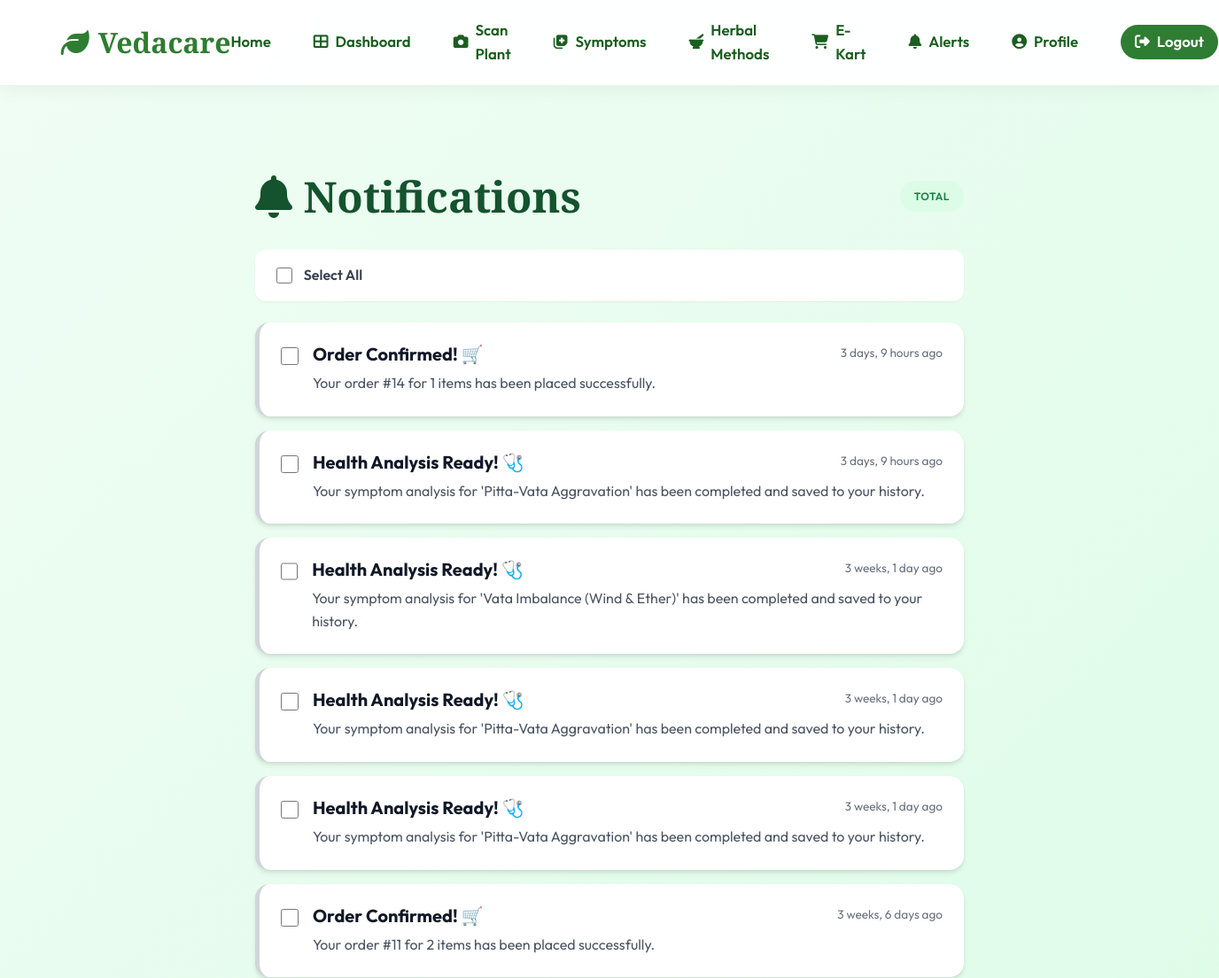
/notifications/ (signed in, upper part), run on an earlier commit of the app's database.
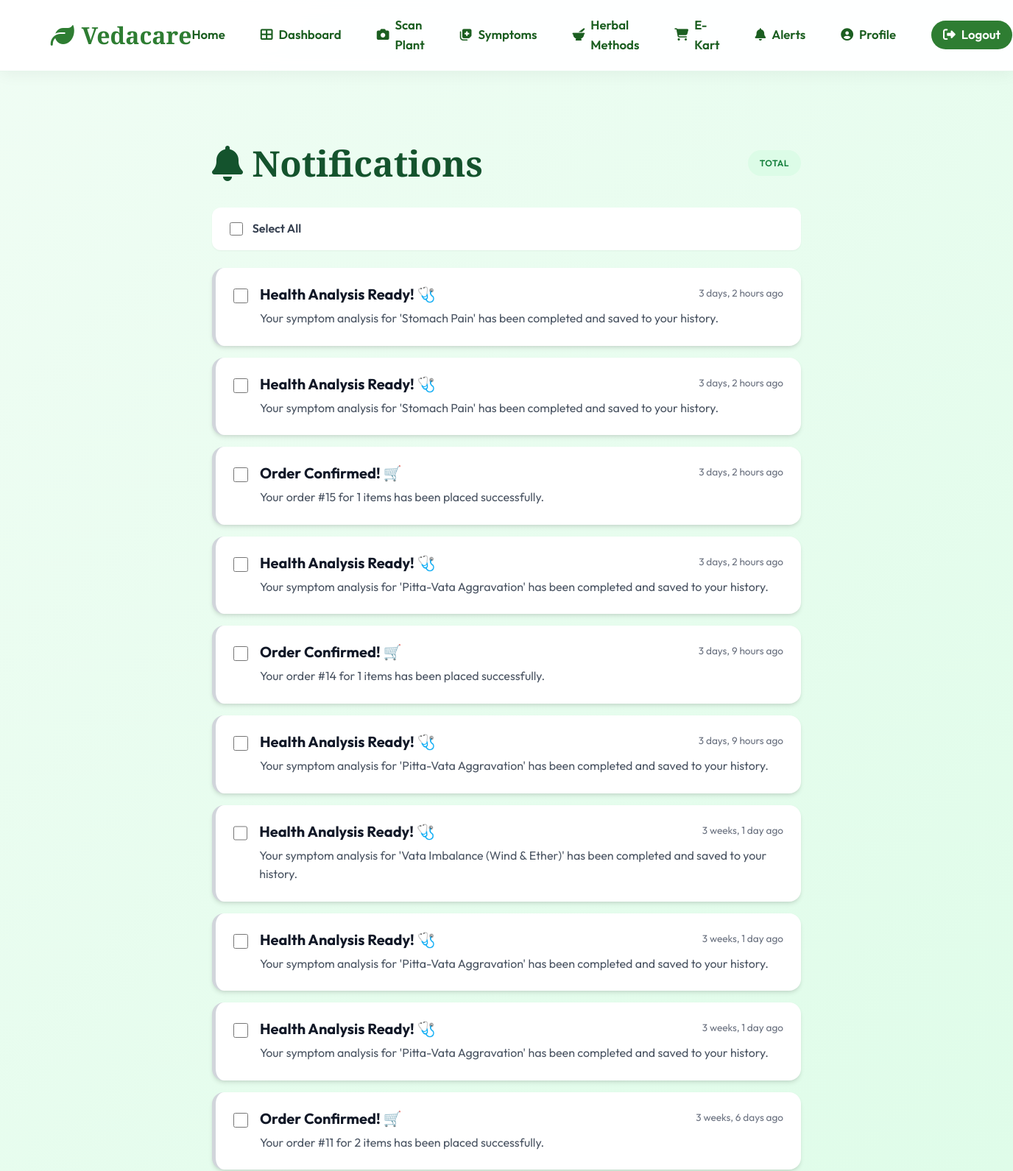
And on a later commit of the database.
### core/models.py (models this page shows, shortened)
class Notification(models.Model):
    user = models.ForeignKey(User, on_delete=models.CASCADE)
    title = models.CharField(max_length=200, default="New Notification")
    message = models.TextField()
    is_read = models.BooleanField(default=False)
    created_at = models.DateTimeField(auto_now_add=True)

### core/views.py (the view)
# urls.py: path('notifications/', views.notifications_view, name='notifications'),
@login_required
def notifications_view(request):
    if request.method == 'POST':
        notification_ids = request.POST.getlist('notification_ids')
        if notification_ids:
            Notification.objects.filter(id__in=notification_ids, user=request.user).delete()
            messages.success(request, f"Successfully deleted {len(notification_ids)} notification(s).")
        return redirect('notifications')
    notifications = list(Notification.objects.filter(user=request.user).order_by('-created_at'))
    Notification.objects.filter(user=request.user, is_read=False).update(is_read=True)
    return render(request, 'core/notifications.html', {'notifications': notifications})

### core/context_processors.py (called while the page is built)
def notifications_count(request):
    if request.user.is_authenticated:
        unread_count = Notification.objects.filter(user=request.user, is_read=False).count()
        return {'unread_count': unread_count}
    return {'unread_count': 0}

### templates/core/notifications.html (shortened to what this page needs)
{% extends 'core/base.html' %}
{% block content %}
<div class="container" style="padding: 4rem 1rem;">
    <div style="max-width: 800px; margin: 0 auto;">
        <div style="display: flex; justify-content: space-between; align-items: center; margin-bottom: 2rem;">
            <h1 style="color: var(--primary-900); font-family: var(--font-display);">
                <i class="fas fa-bell"></i> Notifications
            </h1>
            <span class="badge"
                style="background: var(--primary-100); color: var(--primary-700); padding: 0.5rem 1rem; border-radius: 20px; font-weight: 600;">
                {{ notifications.count }} Total
            </span>
        </div>
        {% if notifications %}
        <form method="POST" action="{% url 'notifications' %}" id="notifications-form">
            <div style="display: flex; justify-content: space-between; align-items: center; margin-bottom: 1.5rem; background: white; padding: 1rem 1.5rem; border-radius: 12px; box-shadow: var(--shadow-sm);">
                <label style="display: flex; align-items: center; gap: 0.8rem; cursor: pointer; font-weight: 600; color: var(--gray-700);">
                    <input type="checkbox" id="select-all" style="width: 18px; height: 18px; cursor: pointer;">
                    Select All
                </label>
            </div>
            <div style="display: flex; flex-direction: column; gap: 1rem;">
                {% for notification in notifications %}
                <label class="notification-row" style="cursor: pointer; display: block; background: white; padding: 1.5rem; border-radius: 1rem; box-shadow: var(--shadow-md); border-left: 5px solid {% if not notification.is_read %}var(--primary-500){% else %}var(--gray-300){% endif %}; transition: transform 0.3s;"
                    onmouseover="this.style.transform='translateX(5px)'" onmouseout="this.style.transform='translateX(0)'">
                    <div style="display: flex; gap: 1rem; align-items: flex-start;">
                        <input type="checkbox" name="notification_ids" value="{{ notification.id }}" class="notification-checkbox" style="width: 20px; height: 20px; margin-top: 0.25rem; cursor: pointer;">
                        <div style="flex-grow: 1;">
                            <div style="display: flex; justify-content: space-between; align-items: flex-start; margin-bottom: 0.5rem;">
                                <h3 style="margin: 0; color: var(--gray-900); font-size: 1.25rem;">{{ notification.title }}</h3>
                                <span style="font-size: 0.85rem; color: var(--gray-500);">{{ notification.created_at|timesince }}
                                    ago</span>
                            </div>
                            <p style="margin: 0; color: var(--gray-600); line-height: 1.6;">{{ notification.message }}</p>
                        </div>
                    </div>
                </label>
                {% endfor %}
            </div>
        </form>
        {% endif %}
    </div>
</div>
{% endblock %}

What changed in the data, as far as the page shows it:
added Notification: title "Health Analysis Ready! 🩺", created_at "3 days, 2 hours", message "Your symptom analysis for 'Stomach Pain' has been completed and saved to your history."
added Notification: title "Health Analysis Ready! 🩺", created_at "3 days, 2 hours", message "Your symptom analysis for 'Stomach Pain' has been completed and saved to your history."
added Notification: title "Order Confirmed! 🛒", created_at "3 days, 2 hours", message "Your order #15 for 1 items has been placed successfully."
added Notification: title "Health Analysis Ready! 🩺", created_at "3 days, 2 hours", message "Your symptom analysis for 'Pitta-Vata Aggravation' has been completed and saved to your history."
